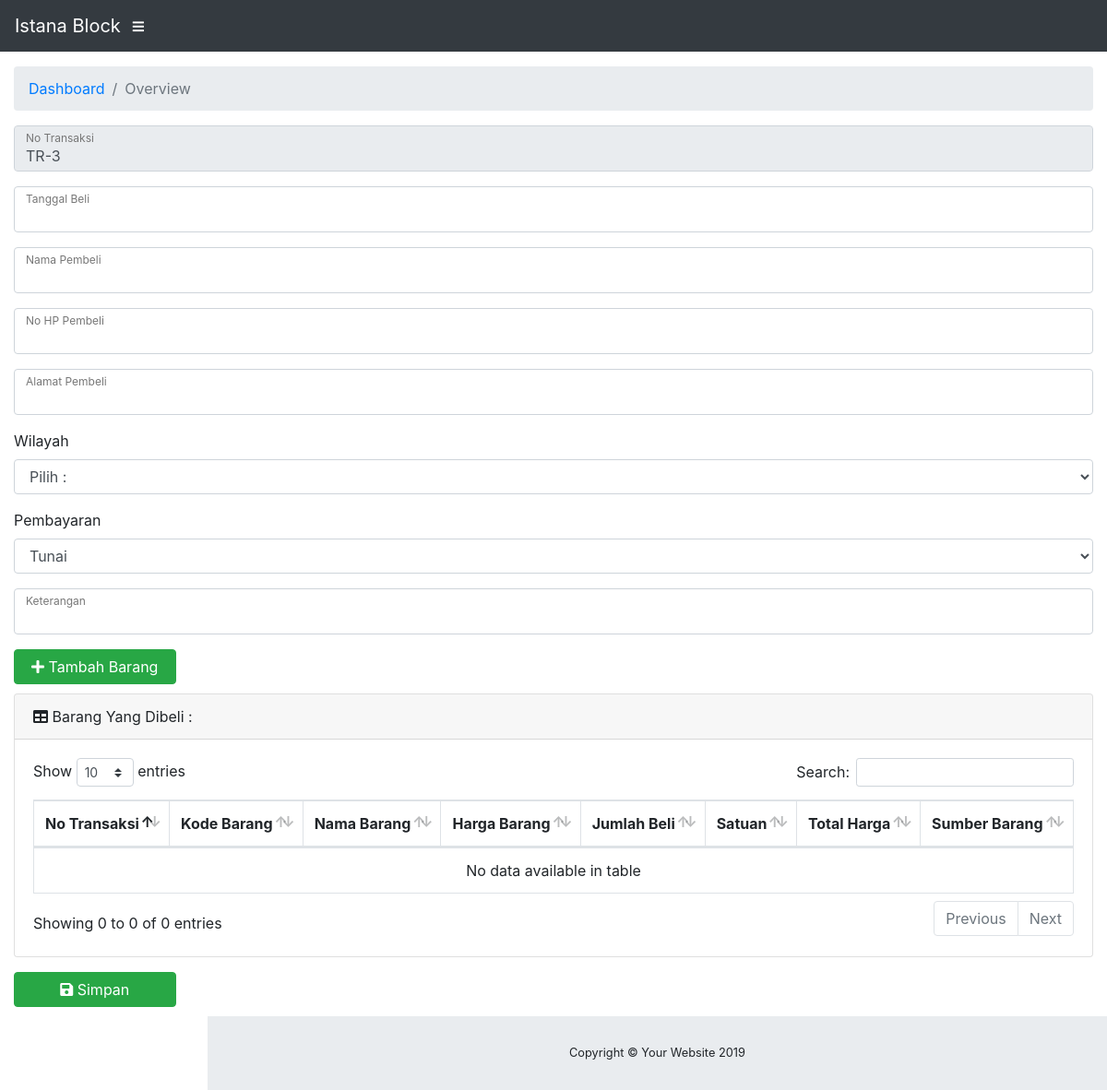
Page /order_pembeli.php on the earlier database version.
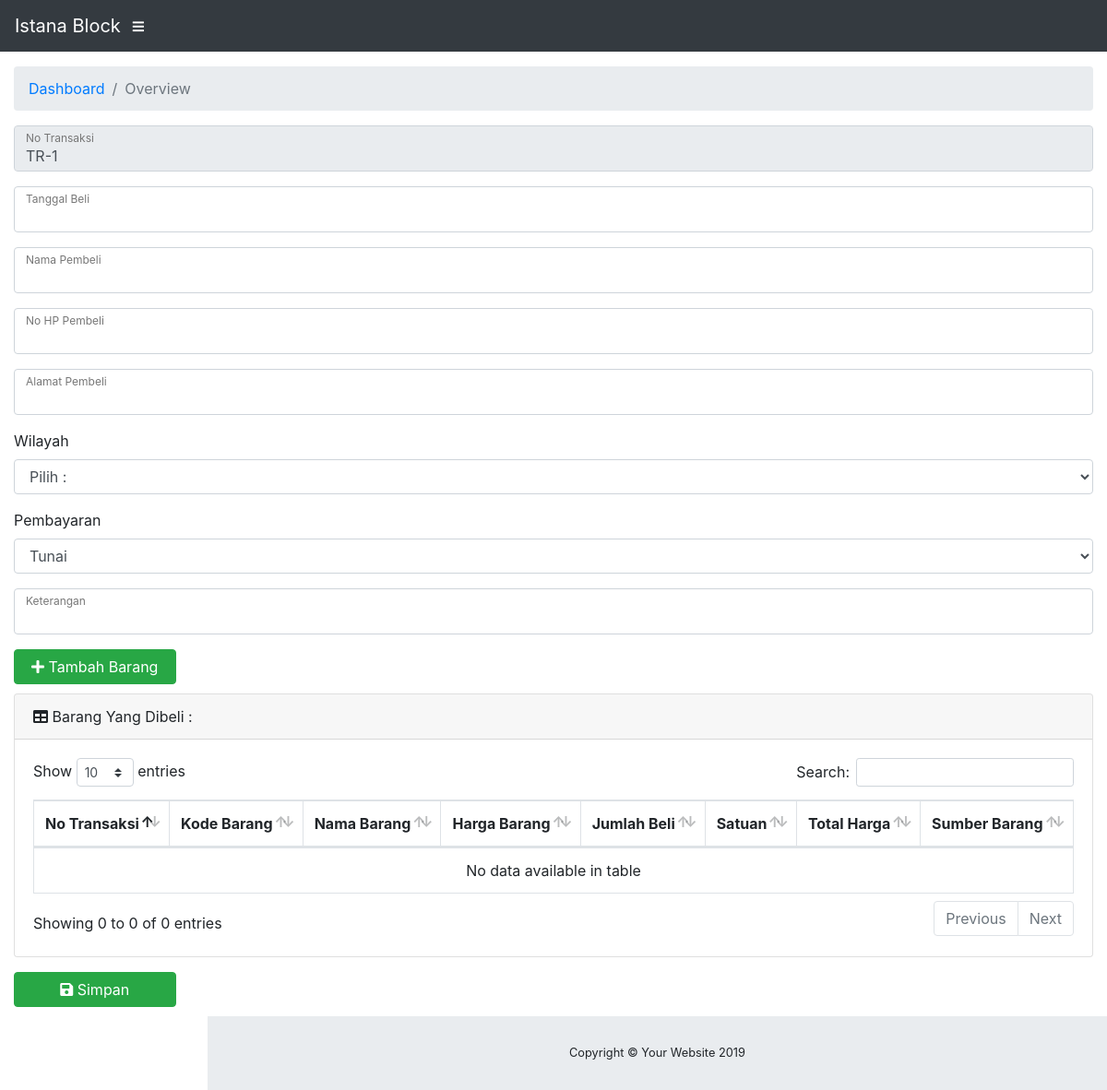
Same page on the later database version.
### tables this page shows
CREATE TABLE `order_pembeli` (
  `id_order` int(11) NOT NULL AUTO_INCREMENT,
  `no_transaksi` varchar(20) NOT NULL,
  `tgl_beli` date NOT NULL,
  `nama_pembeli` varchar(50) NOT NULL,
  `nohp_pembeli` varchar(15) NOT NULL,
  `alamat_pembeli` text NOT NULL,
  `wilayah` varchar(50) NOT NULL,
  `pembayaran` varchar(20) NOT NULL,
  `jatuh_tempo` date NOT NULL,
  `keterangan` varchar(20) NOT NULL,
  `sts_order` varchar(20) NOT NULL,
  `sts_suratjalan` varchar(20) NOT NULL,
  `sts_kirim` varchar(20) NOT NULL,
  `feedback` varchar(20) NOT NULL,
  `selesai` varchar(20) NOT NULL,
  `baca_notif` varchar(10) NOT NULL,
  PRIMARY KEY (`id_order`)
);

### koneksi.php (called while the page is built, shortened)
<?php
    $url = "http://localhost/pd_istana/";
?>

### order/form_order_pembeli.php (the view, shortened to what this page needs)
<form id="formtambahbarangbeli" method="post" class="form-horizontal" action="<?php echo $url; ?>" target="_Blank">
  <div class="form-group">
    <div class="form-label-group">
       <input class="form-control" type="text" name="no_transaksi" value="<?php echo $no_tr; ?>" id="no_transaksi" readonly>
      <label for="inputEmail">No Transaksi</label>
    </div>
  </div>
  <div class="form-group">
    <div class="form-label-group">
      <input  class="form-control" type="text" name="tgl_beli" id="tgl_beli" required>
      <label for="inputPassword">Tanggal Beli</label>
    </div>
  </div>
  <div class="form-group">
    <div class="form-label-group">
      <input autocomplete="off" class="form-control" type="text" name="pembeli" required>
      <label for="inputPassword">Nama Pembeli</label>
    </div>
  </div>
  <div class="form-group">
    <div class="form-label-group">
      <input autocomplete="off" class="form-control" type="text" name="nohp_pembeli" required>
      <label for="inputPassword">No HP Pembeli</label>
    </div>
  </div>
  <div class="form-group">
    <div class="form-label-group">
      <input autocomplete="off" class="form-control" type="text" name="alamat_pembeli" required>
      <label for="inputPassword">Alamat Pembeli</label>
    </div>
  </div>
  <div class="form-group">
      <label for="inputPassword">Wilayah</label>
      <select class="form-control" name="wilayah">
        <option>Pilih :</option>
      </select>
  </div>
  <div class="form-group">
    <label>Pembayaran</label>
    <select id="pembayaran" class="form-control" name="pembayaran">
      <option value="Tunai">Tunai</option>
    </select>
  </div>
  <div class="form-group">
    <div class="form-label-group">
      <input autocomplete="off" class="form-control" type="text" name="keterangan">
      <label for="inputPassword">Keterangan</label>
    </div>
  </div>
  <a id="tambah_barang" class="btn btn-success btn-block" data-toggle="modal" data-target="#myModal" href="#"><i class="fas fa-plus"></i> Tambah Barang</a>
  <?php include_once "assets/table_data_pembeli.php"; ?>
  <button id="simpan_barang" type="submit" name="simpan_pembeli" class="btn btn-success btn-block"><i class="fas fa-save"></i> Simpan</button>
</form>

### assets/header_page.php (shortened to what this page needs)
<!DOCTYPE html>
<html lang="en">
<head>
  <link href="vendor/fontawesome-free/css/all.min.css" rel="stylesheet" type="text/css">
  <link href="vendor/datatables/dataTables.bootstrap4.css" rel="stylesheet">
  <link href="css/sb-admin.css" rel="stylesheet">
  <link href="jquery-ui/jquery-ui.min.css" rel="stylesheet">
  <link href="<?php echo $url; ?>css/pd_istana.css" rel="stylesheet">
</head>
<body id="page-top">
  <nav class="navbar navbar-expand navbar-dark bg-dark static-top">
    <a class="navbar-brand mr-1" href="<?php echo $url; ?>">Istana Block</a>
    <button class="btn btn-link btn-sm text-white order-1 order-sm-0" id="sidebarToggle" href="#">
      <i class="fas fa-bars"></i>
    </button>
  </nav>
  <div id="wrapper">

### order_pembeli.php (shortened to what this page needs)
<?php
  include_once "koneksi.php";
  include_once "assets/header_page.php";
?>
    <div id="content-wrapper">
      <div class="container-fluid">
        <ol class="breadcrumb">
          <li class="breadcrumb-item">
            <a href="#">Dashboard</a>
          </li>
          <li class="breadcrumb-item active">Overview</li>
        </ol>
        <?php
          $sql_kode_tr = "select no_transaksi from order_pembeli order by id_order desc";
          $aksi = mysqli_query($koneksi, $sql_kode_tr);
          $hitung_tr = mysqli_num_rows($aksi);
          if($hitung_tr == 0){
            $no_tr = "TR-1";
          }else{
            $hasil = mysqli_fetch_array($aksi);
            $pecah_tr = explode("-", $hasil["no_transaksi"]);
            $next_nomor = $pecah_tr[1] + 1;
            $no_tr_next = "TR-".$next_nomor;
            $no_tr = $no_tr_next;
          }
          include_once "assets/form_order_pembeli.php";
        ?>
      </div>
      <footer class="sticky-footer">
        <div class="container my-auto">
          <div class="copyright text-center my-auto">
            <span>Copyright © Your Website 2019</span>
          </div>
        </div>
      </footer>
    </div>
  </div>
<?php
  include_once "assets/footer_page.php";
?>

### assets/table_data_pembeli.php
<div class="card mb-3">
  <div class="card-header">
    <i class="fas fa-table"></i>
    Barang Yang Dibeli :</div>
  <div class="card-body">
    <div class="table-responsive">
      <table class="table table-bordered" id="tbl_brg_dibeli" width="100%" cellspacing="0">
        <thead>
          <tr>
            <th>No Transaksi</th>
            <th>Kode Barang</th>
            <th>Nama Barang</th>
            <th>Harga Barang</th>
            <th>Jumlah Beli</th>
            <th>Satuan</th>
            <th>Total Harga</th>
            <th>Sumber Barang</th>
          </tr>
        </thead>
        <tbody id="output">
        </tbody>
      </table>
    </div>
  </div>
</div>

### assets/footer_page.php (shortened to what this page needs)
</body>
</html>

### css/pd_istana.css (style rules this page uses)
#tambah_barang { width: 15%; margin: 0 0 10px 0; }
#simpan_barang { width: 15%; margin: 0 0 10px 0; }

Differences in the rows shown:
removed order_pembeli: no_transaksi "TR-3"
Other differences:
form field no_transaksi: (not shown) → "TR-1"
